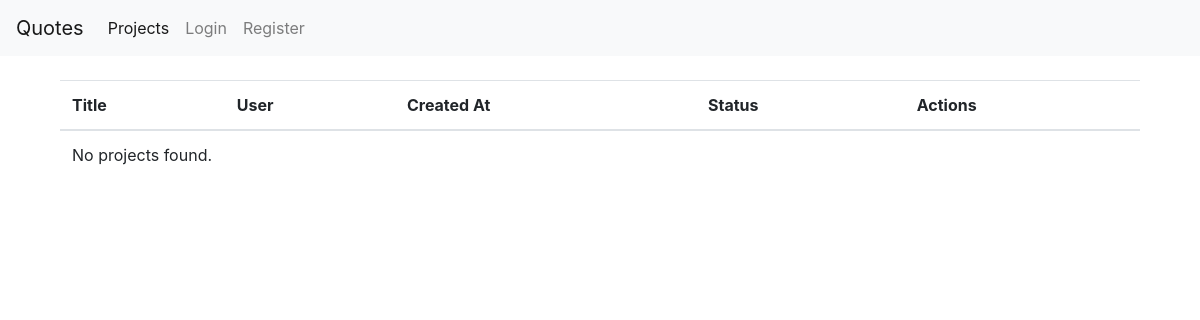
The page /quotes/admin/pending-review-projects/ on the database as committed earlier.
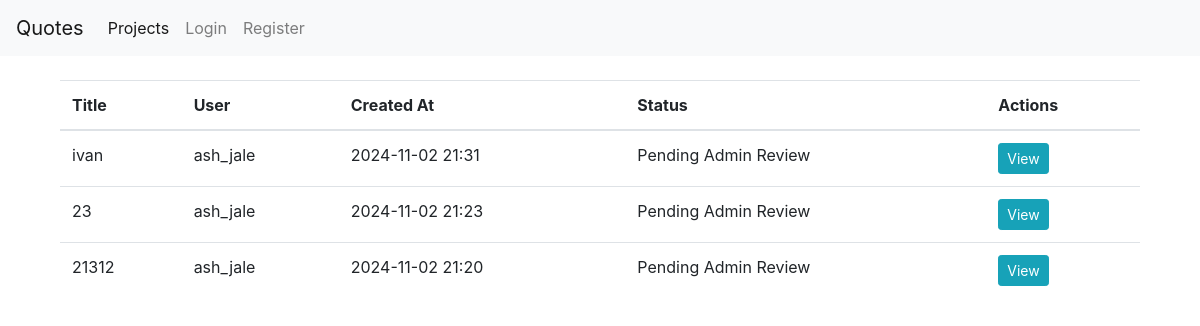
The same page on the database as committed later.
### quotes/models.py (models this page shows, shortened)
class Project(models.Model):
    STATUS_CHOICES = (
        ('pending', 'Pending'),
        ('pending_review', 'Pending Admin Review'),
        ('quoted', 'Quotation Provided'),
        ('approved_admin', 'Approved by Admin'),
        ('approved_customer', 'Approved by Customer'),
        ('declined_admin', 'Declined by Admin'),
        ('declined_customer', 'Declined by Customer'),
        ('completed', 'Completed'),
        ('pending_admin_review', 'Pending Admin Review'),
    )
    PROJECT_TYPES = (
        ('framing', 'Framing'),
        ('window_and_door_installation', 'Window and Door Installation'),
        ('electrical', 'Electrical'),
        ('plumbing', 'Plumbing'),
    )
    PROJECT_ELEMENTS = (
        ('exterior_wall_framing', 'Exterior Wall Framing'),
        ('roof_framing', 'Roof Framing'),
        ('door_framing', 'Door Framing'),
        ('barn_door', 'Barn Door'),
        ('sliding_door', 'Sliding Door'),
        ('light_switches', 'Light Switches'),
        ('main_panel', 'Main Panel'),
        ('shower_fixture', 'Shower Fixture'),
        ('toilet_installation', 'Toilet Installation')
    )
    user = models.ForeignKey(User, on_delete=models.CASCADE)
    title = models.CharField(max_length=200)
    description = models.TextField(blank=True)
    location = models.CharField(max_length=200, blank=False)
    status = models.CharField(max_length=20, choices=STATUS_CHOICES, default='pending')
    project_type = models.CharField(max_length=100, choices=PROJECT_TYPES)
    area_size = models.DecimalField(max_digits=10, decimal_places=2, help_text="Area size in square meters")
    project_element = models.CharField(max_length=100, choices=PROJECT_ELEMENTS)
    created_at = models.DateTimeField(auto_now_add=True)
    updated_at = models.DateTimeField(auto_now=True)
    materials = models.ManyToManyField(Material, through='ProjectMaterial')
    admin_approved = models.BooleanField(default=False)
    customer_approved = models.BooleanField(default=False)
    total_cost = models.DecimalField(max_digits=10, decimal_places=2, null=True, blank=True)
    admin_notes = models.TextField(blank=True)
    completion_date = models.DateTimeField(null=True, blank=True)
    completion_notes = models.TextField(blank=True)
    class Meta:
        ordering = ['-created_at']

### quotes/views.py (the view)
# urls.py: path('admin/pending-review-projects/', views.admin_pending_review_projects, name='admin_pending_review_projects'),
def admin_pending_review_projects(request):
    projects = Project.objects.filter(status='pending_admin_review').order_by('-created_at')
    context = {
        'projects': projects,
        'page_title': 'Projects Pending Admin Review',
    }
    return render(request, 'quotes/admin_project_list.html', context)

### templates/quotes/admin_project_list.html (shortened to what this page needs)
{% extends 'core/base.html' %}
{% block content %}
<div class="container mt-4">
    <table class="table">
        <thead>
            <tr>
                <th>Title</th>
                <th>User</th>
                <th>Created At</th>
                <th>Status</th>
                <th>Actions</th>
            </tr>
        </thead>
        <tbody>
            {% for project in projects %}
            <tr>
                <td>{{ project.title }}</td>
                <td>{{ project.user.username }}</td>
                <td>{{ project.created_at|date:"Y-m-d H:i" }}</td>
                <td>{{ project.get_status_display }}</td>
                <td>
                    <a href="{% url 'project_detail' project.id %}" class="btn btn-sm btn-info">View</a>
                </td>
            </tr>
            {% empty %}
            <tr>
                <td colspan="5">No projects found.</td>
            </tr>
            {% endfor %}
        </tbody>
    </table>
</div>
{% endblock %}

### templates/core/base.html (shortened to what this page needs)
<!DOCTYPE html>
<html lang="en">
<head>
    <link rel="stylesheet" href="https://maxcdn.bootstrapcdn.com/bootstrap/4.0.0/css/bootstrap.min.css">
    <link rel="stylesheet" href="https://stackpath.bootstrapcdn.com/bootstrap/4.5.2/css/bootstrap.min.css">
    <link rel="stylesheet" href="https://cdnjs.cloudflare.com/ajax/libs/font-awesome/5.15.4/css/all.min.css">
</head>
<body>
<nav class="navbar navbar-expand-lg navbar-light bg-light">
    <a class="navbar-brand" href="{% url 'project_list' %}">Quotes</a>
    <div class="collapse navbar-collapse" id="navbarSupportedContent">
        <ul class="navbar-nav mr-auto">
            <li class="nav-item active">
                <a class="nav-link" href="{% url 'project_list' %}">Projects <span class="sr-only">(current)</span></a>
            </li>
            {% if user.is_authenticated %}
                <li class="nav-item">
                    <form method="post" action="{% url 'logout' %}" class="navbar-form">
                        {% csrf_token %}
                        <button type="submit" class="btn btn-link nav-link">Logout</button>
                    </form>
                </li>
                {% if user.is_staff %}
                    <li class="nav-item">
                         <a class="nav-link" href="{% url 'admin_dashboard' %}">Admin Dashboard</a>
                    </li>
                {% endif %}
            {% else %}
                <li class="nav-item">
                    <a class="nav-link" href="{% url 'login' %}">Login</a>
                </li>
                <li class="nav-item">
                    <a class="nav-link" href="{% url 'register' %}">Register</a>
                </li>
            {% endif %}
        </ul>
    </div>
</nav>
    <div class="container">
        {% block content %}{% endblock %}
    </div>
</body>
</html>

Rows that differ between the two databases and show on the page:
added Project: title "ivan", user.username "ash_jale", created_at "2024-11-02 21:31", status "Pending Admin Review"
added Project: title "23", user.username "ash_jale", created_at "2024-11-02 21:23", status "Pending Admin Review"
added Project: title "21312", user.username "ash_jale", created_at "2024-11-02 21:20", status "Pending Admin Review"
Other text that changed with them:
text no longer shown: "No projects found."
